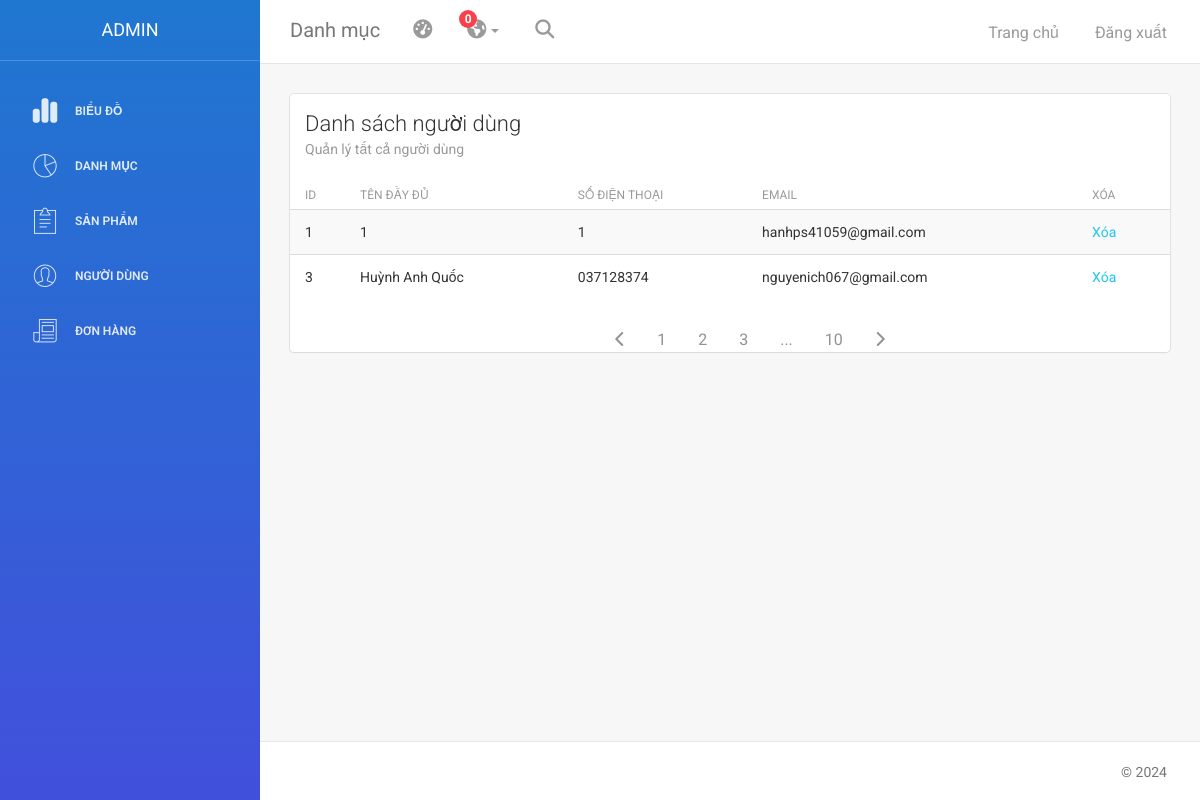
/index.php?ctrl=admin&view=user (signed in), run on the app's committed database.
### tables this page shows
CREATE TABLE `user` (
  `id_user` int NOT NULL,
  `full_name` varchar(250) DEFAULT NULL,
  `address_user` text,
  `phone_user` varchar(250) DEFAULT NULL,
  `email_user` varchar(250) DEFAULT NULL,
  `password` varchar(250) NOT NULL,
  `role` bit(1) NOT NULL DEFAULT b'0'
);

### models/m_database.php (called while the page is built, shortened)
<?php
class Database
{
    private $servername = "localhost";
    private $username = "root";
    private $password = "";
    private $database = "arsenal";
    private $conn;
    public function __construct()
    {
        try {
            $this->conn = new PDO("mysql:host=$this->servername;dbname=$this->database", $this->username, $this->password);
            $this->conn->setAttribute(PDO::ATTR_ERRMODE, PDO::ERRMODE_EXCEPTION);
        } catch (PDOException $e) {
            echo "Connection failed: " . $e->getMessage();
        }
    }
    public function query($sql, $params = [])
    {
        try {
            $statement = $this->conn->prepare($sql);
            $statement->execute($params);
            return $statement;
        } catch (PDOException $e) {
            echo "Query failed: " . $e->getMessage();
            return false;
        }
    }
    public function getAll($sql, $params = [])
    {
        $statement = $this->query($sql, $params);
        if ($statement) {
            return $statement->fetchAll(PDO::FETCH_ASSOC);
        }
        return [];
    }
    public function __destruct()
    {
        $this->conn = null;
    }
}

### models/m_user.php (called while the page is built, shortened)
<?php
class User extends Database
{
    public $db;
    public function __construct()
    {
        $this->db = new Database();
    }
    public function getAllUser(){
        $sql = "SELECT * FROM user";
        return $this->db->getAll($sql);
    }
}

### viewsadmin/user.php (the view)
<div class="content">
    <div class="container-fluid">
        <div class="row">
            <div class="col-md-12">
                <div class="card">
                    <div class="header">
                        <h4 class="title">Danh sách người dùng</h4>
                        <p class="category">Quản lý tất cả người dùng</p>
                    </div>
                    <div class="content table-responsive table-full-width">
                        <table class="table table-hover table-striped">
                            <thead>
                                <tr>
                                    <th>ID</th>
                                    <th>Tên đầy đủ</th>
                                    <th>Số điện thoại</th>
                                    <th>Email</th>
                                    <th>Xóa</th>
                                </tr>
                            </thead>
                            <tbody>
                                <?php foreach ($user_list as $user) { ?>
                                    <tr>
                                        <td><?= $user['id_user'] ?></td>
                                        <td><?= $user['full_name'] ?></td>
                                        <td><?= $user['phone_user'] ?></td>
                                        <td><?= $user['email_user'] ?></td>
                                        <td>
                                            <a href="?ctrl=user&action=deleteuser&id=<?= $user['id_user'] ?>" onclick="return confirm('Bạn có chắc muốn xóa?')">Xóa</a>
                                        </td>
                                    </tr>
                                <?php } ?>
                            </tbody>
                        </table>
                    </div>
                    <ul class="pagination-list">
                                <li class="pagination-item">
                                    <a href="" class="pagination-link">
                                        <i class="fa-solid fa-chevron-left"></i>
                                    </a>
                                </li>
                                <li class="pagination-item">
                                    <a href="" class="pagination-link">1</a>
                                </li>
                                <li class="pagination-item">
                                    <a href="" class="pagination-link">2</a>
                                </li>
                                <li class="pagination-item">
                                    <a href="" class="pagination-link">3</a>
                                </li>
                                <li class="pagination-item">
                                    <a href="" class="pagination-link">...</a>
                                </li>
                                <li class="pagination-item">
                                    <a href="" class="pagination-link">10</a>
                                </li>
                                <li class="pagination-item">
                                    <a href="" class="pagination-link">
                                        <i class="fa-solid fa-chevron-right"></i>
                                    </a>
                                </li>
                            </ul>
                </div>
            </div>
        </div>
    </div>
</div>

### assets/public/stylesheets/demo.css (style rules this page uses)
.pagination-list { list-style: none; display:flex; justify-content: center; }
.pagination-link { text-decoration: none; font-size: 1.6rem; color:#929292; min-width: 40px; height: 30px; padding: 10px 16px; }

### data on the page
user: id_user "1", full_name "1", phone_user "1", email_user "hanhps41059@gmail.com"
user: id_user "3", full_name "Huỳnh Anh Quốc", phone_user "037128374", email_user "nguyenich067@gmail.com"
